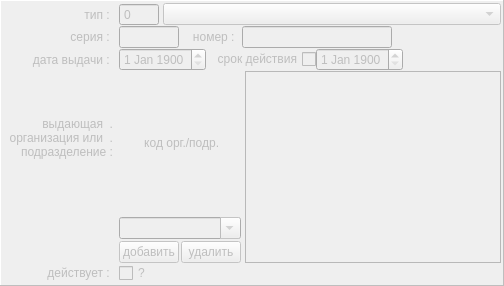
           <widget class="QFrame" name="pan_document">
            <property name="enabled">
             <bool>false</bool>
            </property>
            <property name="minimumSize">
             <size>
              <width>0</width>
              <height>160</height>
             </size>
            </property>
            <property name="frameShape">
             <enum>QFrame::Panel</enum>
            </property>
            <property name="frameShadow">
             <enum>QFrame::Raised</enum>
            </property>
            <layout class="QFormLayout" name="formLayout_3">
             <property name="fieldGrowthPolicy">
              <enum>QFormLayout::AllNonFixedFieldsGrow</enum>
             </property>
             <property name="horizontalSpacing">
              <number>6</number>
             </property>
             <property name="verticalSpacing">
              <number>0</number>
             </property>
             <property name="leftMargin">
              <number>2</number>
             </property>
             <property name="topMargin">
              <number>2</number>
             </property>
             <property name="rightMargin">
              <number>2</number>
             </property>
             <property name="bottomMargin">
              <number>2</number>
             </property>
             <item row="0" column="0">
              <widget class="QLabel" name="label_27">
               <property name="minimumSize">
                <size>
                 <width>110</width>
                 <height>0</height>
                </size>
               </property>
               <property name="font">
                <font>
                 <weight>50</weight>
                 <bold>false</bold>
                </font>
               </property>
               <property name="text">
                <string>тип : </string>
               </property>
               <property name="alignment">
                <set>Qt::AlignRight|Qt::AlignTrailing|Qt::AlignVCenter</set>
               </property>
              </widget>
             </item>
             <item row="0" column="1">
              <layout class="QHBoxLayout" name="horizontalLayout_26" stretch="0,1">
               <property name="spacing">
                <number>4</number>
               </property>
               <item>
                <widget class="QSpinBox" name="spin_docs_pan_type">
                 <property name="minimumSize">
                  <size>
                   <width>40</width>
                   <height>0</height>
                  </size>
                 </property>
                 <property name="font">
                  <font>
                   <weight>50</weight>
                   <bold>false</bold>
                  </font>
                 </property>
                 <property name="buttonSymbols">
                  <enum>QAbstractSpinBox::NoButtons</enum>
                 </property>
                 <property name="maximum">
                  <number>50</number>
                 </property>
                </widget>
               </item>
               <item>
                <widget class="QComboBox" name="combo_docs_pan_type">
                 <property name="minimumSize">
                  <size>
                   <width>300</width>
                   <height>0</height>
                  </size>
                 </property>
                 <property name="font">
                  <font>
                   <weight>50</weight>
                   <bold>false</bold>
                  </font>
                 </property>
                 <property name="maxVisibleItems">
                  <number>40</number>
                 </property>
                 <property name="sizeAdjustPolicy">
                  <enum>QComboBox::AdjustToContents</enum>
                 </property>
                </widget>
               </item>
              </layout>
             </item>
             <item row="1" column="0">
              <widget class="QLabel" name="label_28">
               <property name="minimumSize">
                <size>
                 <width>110</width>
                 <height>0</height>
                </size>
               </property>
               <property name="font">
                <font>
                 <weight>50</weight>
                 <bold>false</bold>
                </font>
               </property>
               <property name="text">
                <string>серия : </string>
               </property>
               <property name="alignment">
                <set>Qt::AlignRight|Qt::AlignTrailing|Qt::AlignVCenter</set>
               </property>
              </widget>
             </item>
             <item row="1" column="1">
              <layout class="QHBoxLayout" name="horizontalLayout_25" stretch="1,0,2,3,0">
               <property name="spacing">
                <number>4</number>
               </property>
               <item>
                <widget class="QLineEdit" name="line_docs_pan_ser">
                 <property name="minimumSize">
                  <size>
                   <width>60</width>
                   <height>0</height>
                  </size>
                 </property>
                 <property name="maximumSize">
                  <size>
                   <width>80</width>
                   <height>16777215</height>
                  </size>
                 </property>
                 <property name="font">
                  <font>
                   <weight>50</weight>
                   <bold>false</bold>
                  </font>
                 </property>
                </widget>
               </item>
               <item>
                <widget class="QLabel" name="label_29">
                 <property name="font">
                  <font>
                   <weight>50</weight>
                   <bold>false</bold>
                  </font>
                 </property>
                 <property name="text">
                  <string>   номер : </string>
                 </property>
                </widget>
               </item>
               <item>
                <widget class="QLineEdit" name="line_docs_pan_num">
                 <property name="minimumSize">
                  <size>
                   <width>150</width>
                   <height>0</height>
                  </size>
                 </property>
                 <property name="maximumSize">
                  <size>
                   <width>150</width>
                   <height>16777215</height>
                  </size>
                 </property>
                 <property name="font">
                  <font>
                   <weight>50</weight>
                   <bold>false</bold>
                  </font>
                 </property>
                </widget>
               </item>
               <item>
                <spacer name="horizontalSpacer_12">
                 <property name="orientation">
                  <enum>Qt::Horizontal</enum>
                 </property>
                 <property name="sizeHint" stdset="0">
                  <size>
                   <width>40</width>
                   <height>20</height>
                  </size>
                 </property>
                </spacer>
               </item>
               <item>
                <widget class="QLabel" name="lab_docs_pan_mask">
                 <property name="font">
                  <font>
                   <weight>50</weight>
                   <bold>false</bold>
                  </font>
                 </property>
                 <property name="text">
                  <string/>
                 </property>
                </widget>
               </item>
              </layout>
             </item>
             <item row="2" column="0">
              <widget class="QLabel" name="label_30">
               <property name="minimumSize">
                <size>
                 <width>110</width>
                 <height>0</height>
                </size>
               </property>
               <property name="font">
                <font>
                 <weight>50</weight>
                 <bold>false</bold>
                </font>
               </property>
               <property name="text">
                <string>дата выдачи : </string>
               </property>
               <property name="alignment">
                <set>Qt::AlignRight|Qt::AlignTrailing|Qt::AlignVCenter</set>
               </property>
              </widget>
             </item>
             <item row="2" column="1">
              <layout class="QHBoxLayout" name="horizontalLayout_5">
               <item>
                <widget class="QDateEdit" name="date_docs_pan_start">
                 <property name="maximumSize">
                  <size>
                   <width>120</width>
                   <height>16777215</height>
                  </size>
                 </property>
                 <property name="font">
                  <font>
                   <weight>50</weight>
                   <bold>false</bold>
                  </font>
                 </property>
                 <property name="dateTime">
                  <datetime>
                   <hour>0</hour>
                   <minute>0</minute>
                   <second>0</second>
                   <year>1900</year>
                   <month>1</month>
                   <day>1</day>
                  </datetime>
                 </property>
                 <property name="maximumDate">
                  <date>
                   <year>2050</year>
                   <month>1</month>
                   <day>1</day>
                  </date>
                 </property>
                 <property name="minimumDate">
                  <date>
                   <year>1900</year>
                   <month>1</month>
                   <day>1</day>
                  </date>
                 </property>
                 <property name="currentSection">
                  <enum>QDateTimeEdit::DaySection</enum>
                 </property>
                 <property name="date">
                  <date>
                   <year>1900</year>
                   <month>1</month>
                   <day>1</day>
                  </date>
                 </property>
                </widget>
               </item>
               <item>
                <widget class="QCheckBox" name="ch_docs_pan_exp">
                 <property name="minimumSize">
                  <size>
                   <width>110</width>
                   <height>0</height>
                  </size>
                 </property>
                 <property name="font">
                  <font>
                   <weight>50</weight>
                   <bold>false</bold>
                  </font>
                 </property>
                 <property name="layoutDirection">
                  <enum>Qt::RightToLeft</enum>
                 </property>
                 <property name="text">
                  <string>срок действия</string>
                 </property>
                </widget>
               </item>
               <item>
                <widget class="QDateEdit" name="date_docs_pan_exp">
                 <property name="enabled">
                  <bool>false</bool>
                 </property>
                 <property name="maximumSize">
                  <size>
                   <width>120</width>
                   <height>16777215</height>
                  </size>
                 </property>
                 <property name="font">
                  <font>
                   <weight>50</weight>
                   <bold>false</bold>
                  </font>
                 </property>
                 <property name="dateTime">
                  <datetime>
                   <hour>0</hour>
                   <minute>0</minute>
                   <second>0</second>
                   <year>1900</year>
                   <month>1</month>
                   <day>1</day>
                  </datetime>
                 </property>
                 <property name="maximumDate">
                  <date>
                   <year>2050</year>
                   <month>1</month>
                   <day>1</day>
                  </date>
                 </property>
                 <property name="minimumDate">
                  <date>
                   <year>1900</year>
                   <month>1</month>
                   <day>1</day>
                  </date>
                 </property>
                 <property name="currentSection">
                  <enum>QDateTimeEdit::DaySection</enum>
                 </property>
                 <property name="date">
                  <date>
                   <year>1900</year>
                   <month>1</month>
                   <day>1</day>
                  </date>
                 </property>
                </widget>
               </item>
               <item>
                <spacer name="horizontalSpacer_15">
                 <property name="orientation">
                  <enum>Qt::Horizontal</enum>
                 </property>
                 <property name="sizeHint" stdset="0">
                  <size>
                   <width>40</width>
                   <height>20</height>
                  </size>
                 </property>
                </spacer>
               </item>
              </layout>
             </item>
             <item row="4" column="0">
              <widget class="QLabel" name="label_31">
               <property name="minimumSize">
                <size>
                 <width>110</width>
                 <height>0</height>
                </size>
               </property>
               <property name="font">
                <font>
                 <weight>50</weight>
                 <bold>false</bold>
                </font>
               </property>
               <property name="text">
                <string>
выдающая  .
организация или  .
подразделение :

</string>
               </property>
               <property name="alignment">
                <set>Qt::AlignRight|Qt::AlignTrailing|Qt::AlignVCenter</set>
               </property>
              </widget>
             </item>
             <item row="4" column="1">
              <layout class="QHBoxLayout" name="horizontalLayout_19" stretch="0,0">
               <property name="spacing">
                <number>4</number>
               </property>
               <item>
                <layout class="QVBoxLayout" name="verticalLayout">
                 <property name="spacing">
                  <number>2</number>
                 </property>
                 <property name="leftMargin">
                  <number>0</number>
                 </property>
                 <property name="topMargin">
                  <number>0</number>
                 </property>
                 <property name="rightMargin">
                  <number>0</number>
                 </property>
                 <property name="bottomMargin">
                  <number>0</number>
                 </property>
                 <item>
                  <widget class="QLabel" name="label_32">
                   <property name="font">
                    <font>
                     <weight>50</weight>
                     <bold>false</bold>
                    </font>
                   </property>
                   <property name="text">
                    <string> код орг./подр.</string>
                   </property>
                   <property name="alignment">
                    <set>Qt::AlignCenter</set>
                   </property>
                  </widget>
                 </item>
                 <item>
                  <widget class="QComboBox" name="combo_docs_pan_orgcode">
                   <property name="minimumSize">
                    <size>
                     <width>100</width>
                     <height>0</height>
                    </size>
                   </property>
                   <property name="editable">
                    <bool>true</bool>
                   </property>
                  </widget>
                 </item>
                 <item>
                  <layout class="QHBoxLayout" name="horizontalLayout_13">
                   <property name="spacing">
                    <number>2</number>
                   </property>
                   <item>
                    <widget class="QPushButton" name="bn_add_orgcode">
                     <property name="enabled">
                      <bool>false</bool>
                     </property>
                     <property name="minimumSize">
                      <size>
                       <width>60</width>
                       <height>20</height>
                      </size>
                     </property>
                     <property name="maximumSize">
                      <size>
                       <width>50</width>
                       <height>16777215</height>
                      </size>
                     </property>
                     <property name="font">
                      <font>
                       <weight>50</weight>
                       <bold>false</bold>
                      </font>
                     </property>
                     <property name="text">
                      <string>добавить</string>
                     </property>
                    </widget>
                   </item>
                   <item>
                    <widget class="QPushButton" name="bn_del_orgcode">
                     <property name="enabled">
                      <bool>false</bool>
                     </property>
                     <property name="minimumSize">
                      <size>
                       <width>60</width>
                       <height>20</height>
                      </size>
                     </property>
                     <property name="maximumSize">
                      <size>
                       <width>50</width>
                       <height>16777215</height>
                      </size>
                     </property>
                     <property name="font">
                      <font>
                       <weight>50</weight>
                       <bold>false</bold>
                      </font>
                     </property>
                     <property name="text">
                      <string>удалить</string>
                     </property>
                    </widget>
                   </item>
                  </layout>
                 </item>
                </layout>
               </item>
               <item>
                <widget class="QTextEdit" name="line_docs_pan_ogrname">
                 <property name="minimumSize">
                  <size>
                   <width>0</width>
                   <height>60</height>
                  </size>
                 </property>
                 <property name="font">
                  <font>
                   <weight>50</weight>
                   <bold>false</bold>
                  </font>
                 </property>
                 <property name="lineWrapMode">
                  <enum>QTextEdit::WidgetWidth</enum>
                 </property>
                 <property name="acceptRichText">
                  <bool>false</bool>
                 </property>
                </widget>
               </item>
              </layout>
             </item>
             <item row="5" column="0">
              <widget class="QLabel" name="label_33">
               <property name="minimumSize">
                <size>
                 <width>110</width>
                 <height>0</height>
                </size>
               </property>
               <property name="font">
                <font>
                 <weight>50</weight>
                 <bold>false</bold>
                </font>
               </property>
               <property name="text">
                <string>действует : </string>
               </property>
               <property name="alignment">
                <set>Qt::AlignRight|Qt::AlignTrailing|Qt::AlignVCenter</set>
               </property>
              </widget>
             </item>
             <item row="5" column="1">
              <widget class="QCheckBox" name="ch_docs_pan_actual">
               <property name="font">
                <font>
                 <weight>50</weight>
                 <bold>false</bold>
                </font>
               </property>
               <property name="text">
                <string>?</string>
               </property>
              </widget>
             </item>
            </layout>
           </widget>
